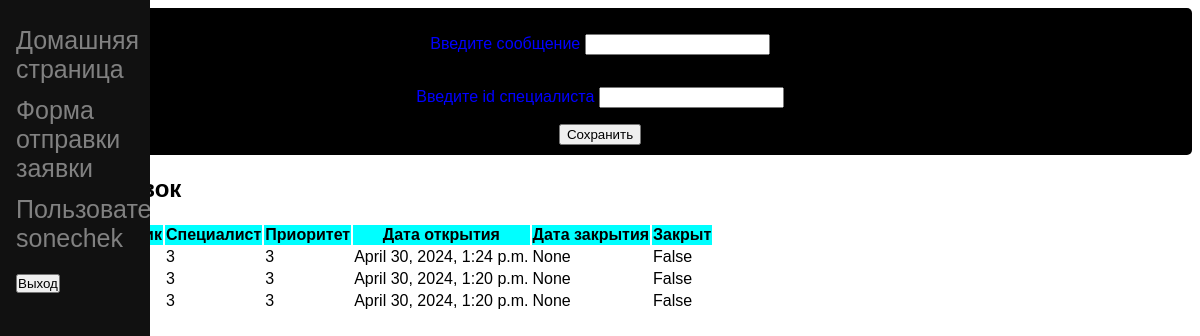
The app's page /form/ (signed in), older data.
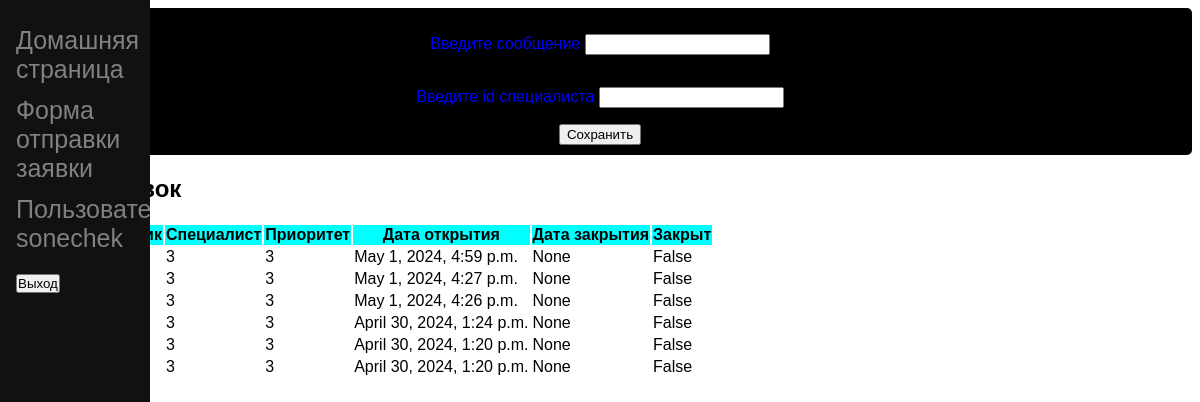
The same page, newer data.
### hdver2/models.py (models this page shows)
class Ticket(models.Model):
    text = models.TextField()
    employee = models.ForeignKey(User, on_delete=models.SET_NULL, null=True, blank=True)
    specialist = models.IntegerField()
    date_opened = models.DateTimeField()
    date_closed = models.DateTimeField(blank=False, null=True)
    priority = models.IntegerField(default=3)
    is_closed = models.BooleanField(default=0)
    class Meta:
        ordering = ["is_closed", "-date_opened"]

### hdver2/views.py (the view)
# urls.py: path('form/', views.form, name='form'),
@login_required
def form(request):
    tickets = Ticket.objects.all()
    return render(request, 'hd/form.html', {"tickets": tickets})

### templates/hd/form.html (shortened to what this page needs)
<!DOCTYPE html>
<html lang="en">
{% load static %}
<link rel="stylesheet" href="{% static 'css/styles.css' %}/">
<head>
</head>
<body>
<div class="sidenav">
      <a href="{% url 'index' %}">Домашняя страница</a>
      <a href="{% url 'form' %}">Форма отправки заявки</a>
    {% if user.is_authenticated %}
     <a>Пользователь: {{ user.get_username }}</a>
     <a>
       <form id="logout-form" method="post" action="{% url 'logout' %}">
         <button type="submit" class="btn btn-link">Выход</button>
       </form>
    </a>
   {% else %}
     <a><a href="{% url 'login'%}?next={{request.path}}">Войти</a></a>
   {% endif %}
    </div>
<div class="ticket-send">
    <form method="POST" action="create/">
        <p>
        <label>Введите сообщение</label>
        <input type="text" name="text">
        </p>
        <p>
        <p>
        <label>Введите id специалиста</label>
        <input type="number" name="specialist" >
        </p>
        <input type="submit" value="Сохранить">
    </form>
</div>
{% if tickets.count > 0 %}
    <h2>Список заявок</h2>
    <table>
    <tr bgcolor="aqua">
        <th>ID</th>
        <th>Текст</th>
        <th>Сотрудник</th>
        <th>Специалист</th>
        <th>Приоритет</th>
        <th>Дата открытия</th>
        <th>Дата закрытия</th>
        <th>Закрыт</th>
    </tr>
        {% for ticket in tickets %}
            <tr>
            <td>{{ ticket.id }}</td>
            <td>{{ ticket.text }}</td>
            <td>{{ ticket.employee.first_name }} {{ ticket.employee.last_name }}</td>
            <td>{{ ticket.specialist }}</td>
            <td>{{ ticket.priority }}</td>
            <td>{{ ticket.date_opened }}</td>
            <td>{{ ticket.date_closed }}</td>
            <td>{{ ticket.is_closed }}</td>
            </tr>
        {% endfor %}
    </table>
{% endif %}
</body>
</html>

### hdver2/static/css/styles.css (style rules this page uses)
.sidenav { height: 100%; width: 150px; position: fixed; z-index: 1; top: 0; left: 0; font-family: "Inter-Regular", sans-serif; background-color: #111; overflow-x: hidden; padding-top: 20px; }
.sidenav a { padding: 6px 8px 6px 16px; text-decoration: none; font-size: 25px; color: #818181; display: block; }
.ticket-send { display: inline-block; background-color: black; color: white; padding: 10px 20px; text-align: center; text-decoration: none; font-size: 16px; border-radius: 5px; border: none; cursor: pointer; font-family: sans-serif; align-content: center; display: flex; justify-content: center; align-items: center; }
body { font-family: "Inter-Bold", sans-serif; }
#logout-form { display: inline; }
#logout-form button { padding: 0; margin: 0; }
label { color: blue; }
p { align-content: center; align: center; font-family: sans-serif; }

Row changes from the older to the newer data that the page shows:
added Ticket: specialist "3", priority "3", date_opened "May 1, 2024, 4:59 p.m.", date_closed "None", is_closed "False"
added Ticket: specialist "3", priority "3", date_opened "May 1, 2024, 4:27 p.m.", date_closed "None", is_closed "False"
added Ticket: specialist "3", priority "3", date_opened "May 1, 2024, 4:26 p.m.", date_closed "None", is_closed "False"
